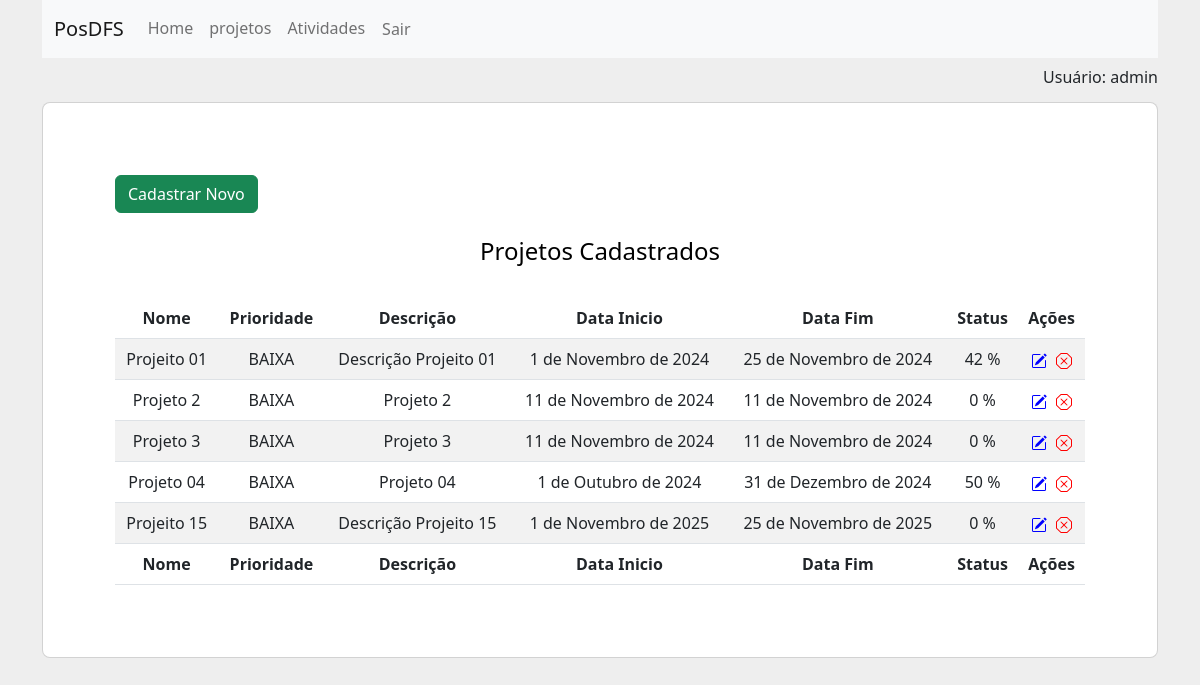
Before: /projetos/ (signed in) with the older database file.
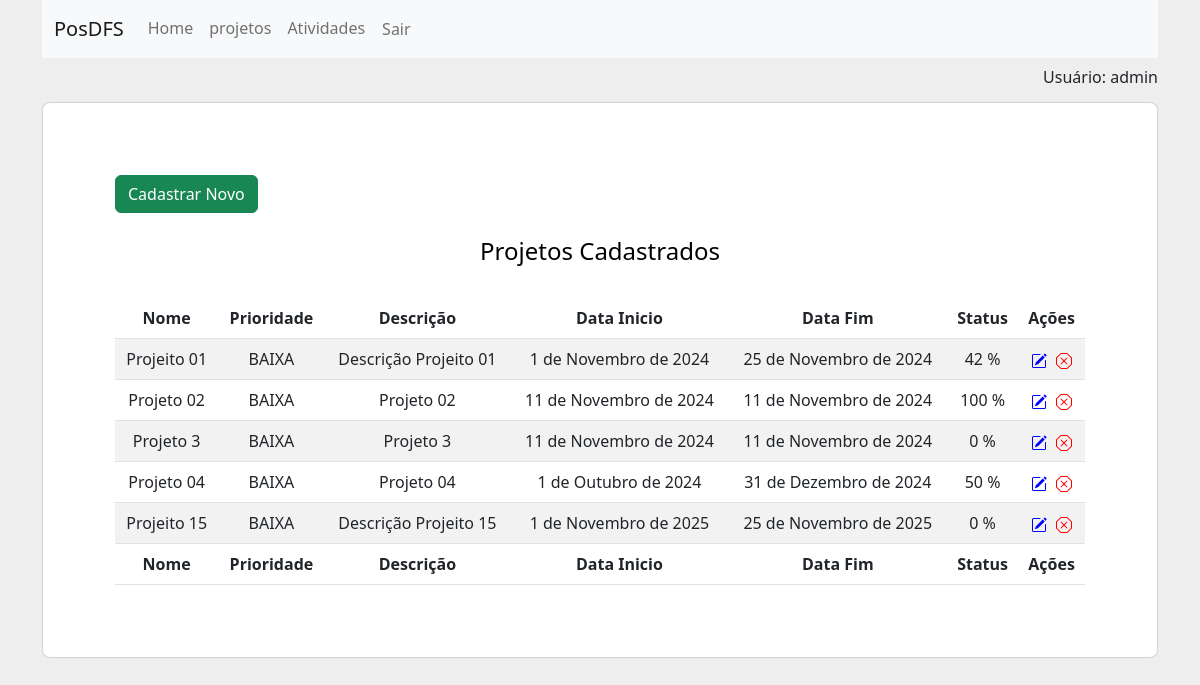
After: the same page with the newer database file.
### app/models.py (models this page shows, shortened)
class Projetos(models.Model):
    nome = models.CharField(max_length=200, blank=False, null=False, help_text='Informe o nome')
    prioridade = models.CharField(
        max_length=12,
        choices=TIPOS_PRIORIDADES,
        default='BAIXA',
    )
    descricao = models.TextField()
    data_inicio = models.DateField()
    data_fim = models.DateField()
    @property
    def percentual_concluido(self):
        atividades = self.atividades.all()  # Relacionamento inverso
        total_atividades = atividades.count()
        atividades_concluidas = atividades.filter(status_atividade="FINALIZADO").count()
        if total_atividades == 0:
            return 0  # Evita divisão por zero
        return int((atividades_concluidas / total_atividades) * 100)

### app/views.py (the view)
# urls.py: path('projetos/', ProjetosListCreateView.as_view(), name='projetos_api_list_create'),
@login_required
def projetos(request):
    dados = Projetos.objects.all()
    return render(request, 'projetos/projetos.html', {'dados': dados})

### app/templates/projetos/projetos.html (shortened to what this page needs)
{% extends 'base.html' %}
{% block content %}
    <div class="container" id="containerProject"><br />
        <div class="row d-flex justify-content-center align-items-center h-100">
            <div class="col-xl-12">
              <div class="card rounded-3 text-black">
                <div class="row g-0">
                  <div class="col-lg-12">
                    <div class="card-body p-md-5 mx-md-4">
                        <a href="/projetosform/"  title="Adicionar"><button  class='btn btn-success mt-4'  type="submit">Cadastrar Novo</button></a><br /><br />
        <center><h4>Projetos Cadastrados</h4></center>
    <div class="col-md-12 m-auto pt-4 pb-2 text-center">
    {% if dados|length > 0 %}
    <table id="example" class="table table-striped" style="width:100%">
        <thead>
            <tr>
                <th>Nome</th>
                <th>Prioridade</th>
                <th>Descrição</th>
                <th>Data Inicio</th>
                <th>Data Fim</th>
                <th>Status</th>
                <th>Ações</th>
            </tr>
        </thead>
        <tbody>
            {% for dado in dados %}
            <tr>
                <td>{{dado.nome}}</td>
                <td>{{dado.prioridade}}</td>
                <td>{{dado.descricao}}</td>
                <td>{{dado.data_inicio}}</td>
                <td>{{dado.data_fim}}</td>
                <td>{{dado.percentual_concluido}} %</td>
                <td>
                    <a href="/projetoseditar/{{dado.id}}/" title="Editar">
                      </a>
                      <a href="/projetosdeletar/{{dado.id}}/"  title="Deletar" style="margin-left:5px;">
                  </a></td>
            </tr>
            {% endfor %}
        </tbody>
        <tfoot>
            <tr>
                <th>Nome</th>
                <th>Prioridade</th>
                <th>Descrição</th>
                <th>Data Inicio</th>
                <th>Data Fim</th>
                <th>Status</th>
                <th>Ações</th>
            </tr>
        </tfoot>
    </table>
</div>
</div>
</div>
</div>
</div>
</div>
    {% endif %}
</div>
{% endblock %}

Changed rows visible on the page:
changed Projetos: nome "Projeto 2" → "Projeto 02"; descricao "Projeto 2" → "Projeto 02"; percentual_concluido "0" → "100"
